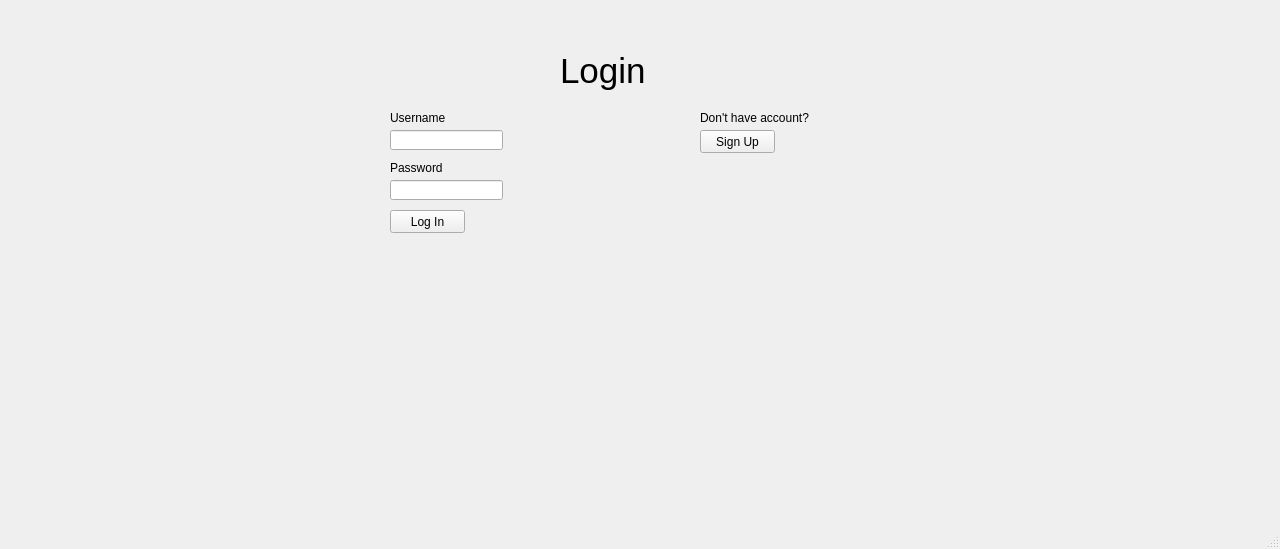
<?xml version="1.0" encoding="UTF-8"?>
<ui version="4.0">
 <class>MainWindow</class>
 <widget class="QMainWindow" name="MainWindow">
  <property name="geometry">
   <rect>
    <x>0</x>
    <y>0</y>
    <width>1280</width>
    <height>549</height>
   </rect>
  </property>
  <property name="windowTitle">
   <string>MainWindow</string>
  </property>
  <widget class="QWidget" name="centralwidget">
   <widget class="QLabel" name="login_title">
    <property name="geometry">
     <rect>
      <x>560</x>
      <y>40</y>
      <width>131</width>
      <height>61</height>
     </rect>
    </property>
    <property name="font">
     <font>
      <pointsize>26</pointsize>
     </font>
    </property>
    <property name="text">
     <string>Login</string>
    </property>
   </widget>
   <widget class="QLineEdit" name="login_username_entry">
    <property name="geometry">
     <rect>
      <x>390</x>
      <y>130</y>
      <width>113</width>
      <height>20</height>
     </rect>
    </property>
   </widget>
   <widget class="QLineEdit" name="login_password_entry">
    <property name="geometry">
     <rect>
      <x>390</x>
      <y>180</y>
      <width>113</width>
      <height>20</height>
     </rect>
    </property>
   </widget>
   <widget class="QLabel" name="login_username_label">
    <property name="geometry">
     <rect>
      <x>390</x>
      <y>110</y>
      <width>111</width>
      <height>16</height>
     </rect>
    </property>
    <property name="text">
     <string>Username</string>
    </property>
   </widget>
   <widget class="QLabel" name="login_pass_label">
    <property name="geometry">
     <rect>
      <x>390</x>
      <y>160</y>
      <width>111</width>
      <height>16</height>
     </rect>
    </property>
    <property name="text">
     <string>Password</string>
    </property>
   </widget>
   <widget class="QLabel" name="no_acc_label">
    <property name="geometry">
     <rect>
      <x>700</x>
      <y>110</y>
      <width>121</width>
      <height>16</height>
     </rect>
    </property>
    <property name="text">
     <string>Don't have account?</string>
    </property>
   </widget>
   <widget class="QPushButton" name="signup_button">
    <property name="geometry">
     <rect>
      <x>700</x>
      <y>130</y>
      <width>75</width>
      <height>23</height>
     </rect>
    </property>
    <property name="text">
     <string>Sign Up</string>
    </property>
   </widget>
   <widget class="QPushButton" name="login_acc_button">
    <property name="geometry">
     <rect>
      <x>390</x>
      <y>210</y>
      <width>75</width>
      <height>23</height>
     </rect>
    </property>
    <property name="text">
     <string>Log In</string>
    </property>
   </widget>
  </widget>
  <widget class="QMenuBar" name="menubar">
   <property name="geometry">
    <rect>
     <x>0</x>
     <y>0</y>
     <width>1280</width>
     <height>21</height>
    </rect>
   </property>
  </widget>
  <widget class="QStatusBar" name="statusbar"/>
 </widget>
 <resources/>
 <connections/>
</ui>
